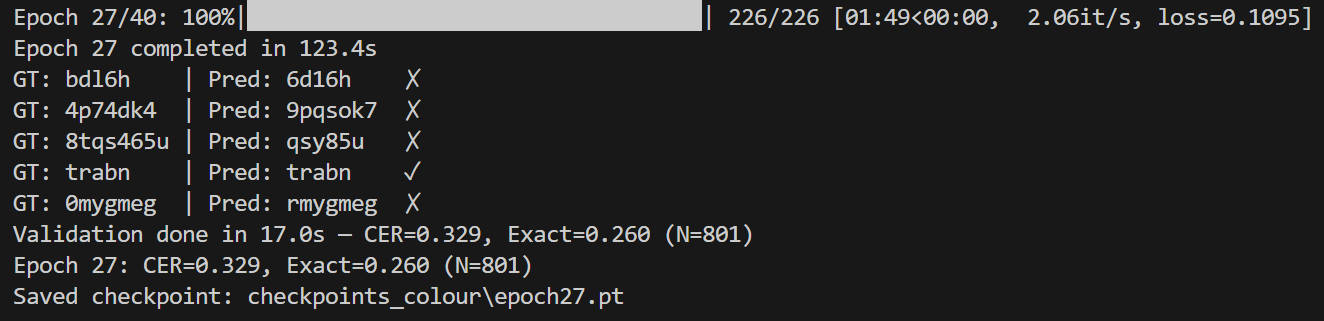
#> input picture image-1.png, 1324 x 321 px
$ python -i image_clip.py   (imports and definitions only)
#> lines starting #> are read from the running program, lines starting #| are printed output that depends on the picture; after the words box and inside, x2 and y2 are one past the last pixel; in counts of white or black regions, pixels touching at a corner belong together
#> further down, picture is the input picture: shape (321, 1324, 3); mean B, G, R 39.6, 39.5, 39.5
import cv2
import numpy as np

def remove_horizontal(img):
    gray = cv2.cvtColor(img, cv2.COLOR_BGR2GRAY)
    edges = cv2.Canny(gray, 50, 150, apertureSize=5)
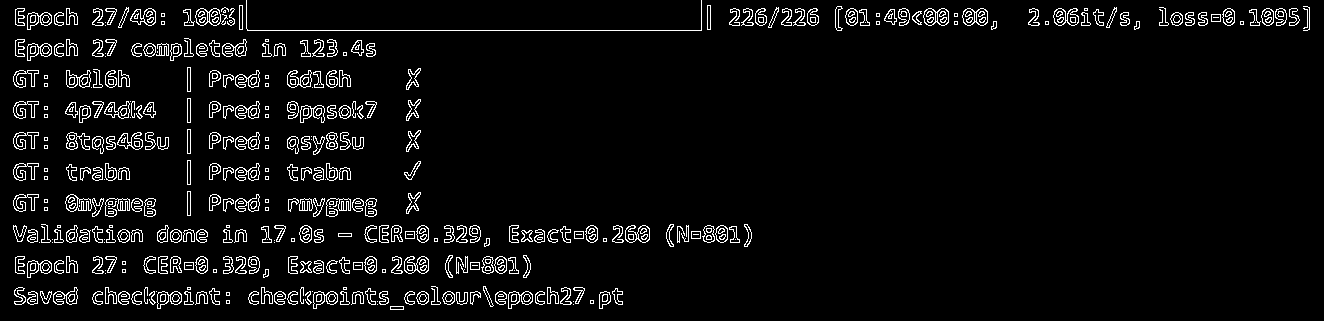
#> edges: shape (321, 1324); 5.1% white in thin lines or dots

    # Detect lines using Probabilistic Hough Transform
    lines = cv2.HoughLinesP(edges, 1, np.pi / 180, 100, minLineLength=50, maxLineGap=10)
#> lines = 172 rows, first 6: [247, 30, 701, 30], [1028, 22, 1139, 22], [249, 294, 387, 294], [405, 301, 473, 301], [417, 239, 489, 239], [509, 232, 597, 232]

    # Create a mask to mark lines for removal
    mask = np.zeros(img.shape[:2], dtype=np.uint8)

    angle_tolerance = 45 # degrees

    if lines is not None:
        for line in lines:
            x1, y1, x2, y2 = line[0]

            # Calculate the angle of the line segment in degrees
            angle_rad = np.arctan2(y2 - y1, x2 - x1)
            angle_deg = np.degrees(angle_rad) % 180 # Normalize to 0-180 range

            # Check if the line is close to 0 or 180 (horizontal)
            # We need to account for both 0-degree and 180-degree near-horizontal lines
            is_horizontal = (angle_deg < angle_tolerance) or (angle_deg > 180 - angle_tolerance)

            if is_horizontal:
                # Draw the line onto the mask
                cv2.line(mask, (x1, y1), (x2, y2), 255, 3)
#> this loop made 172 passes
#> (x1, y1, x2, y2, angle_rad, angle_deg, is_horizontal) on passes 1 to 3: (247, 30, 701, 30, 0, 0, True), (1028, 22, 1139, 22, 0, 0, True), (249, 294, 387, 294, 0, 0, True)
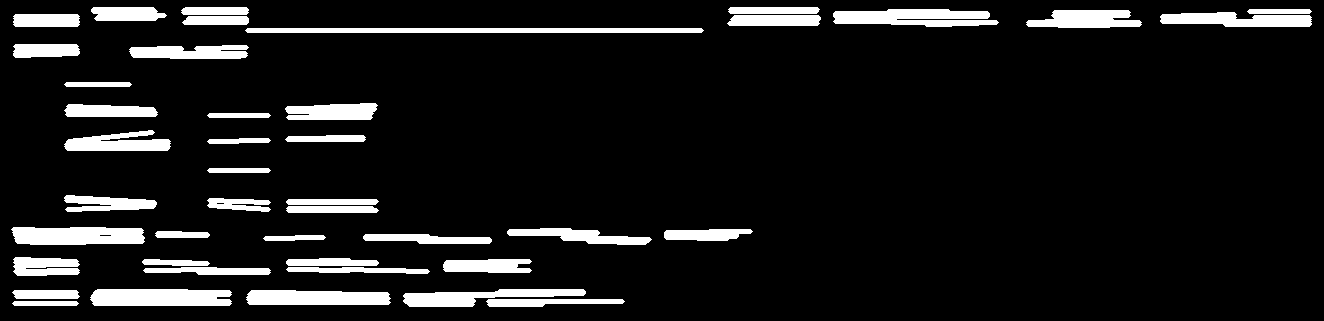
#> mask: shape (321, 1324); 9.8% white; 43 white regions, largest, box (x1, y1, x2, y2) and area: (90, 289, 232, 306) 2284, (245, 28, 704, 33) 2283, (833, 9, 999, 27) 2272

    # Use Inpainting to remove the lines from the original image
    result = cv2.inpaint(img, mask, 3, cv2.INPAINT_TELEA)
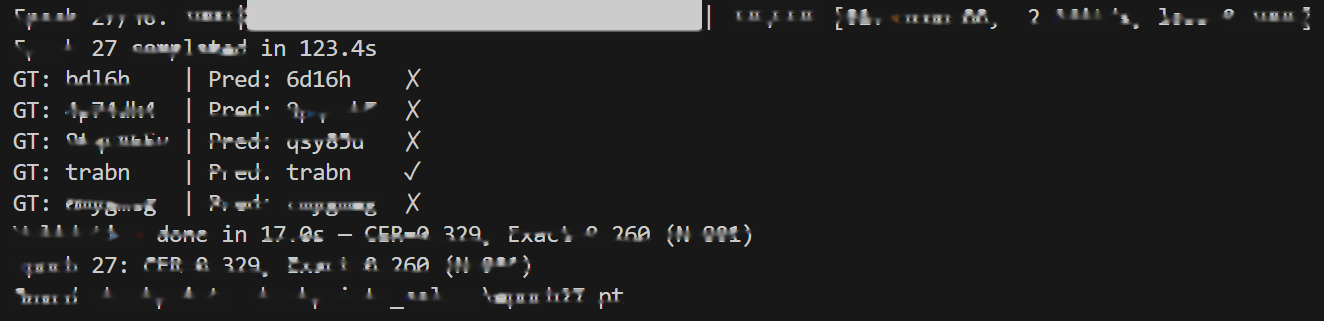
#> result: shape (321, 1324, 3); mean B, G, R 36.8, 36.8, 36.8
    return result

# [104 lines left out: functions make_non_white_black, get_lm_rm, clip_image_to_text, clip_image_normal, resize_with_padding, not called in this run]

>>> import cv2
>>> picture = cv2.imread('../image-1.png')
>>> result = remove_horizontal(picture)

$ run again, on image-2.png
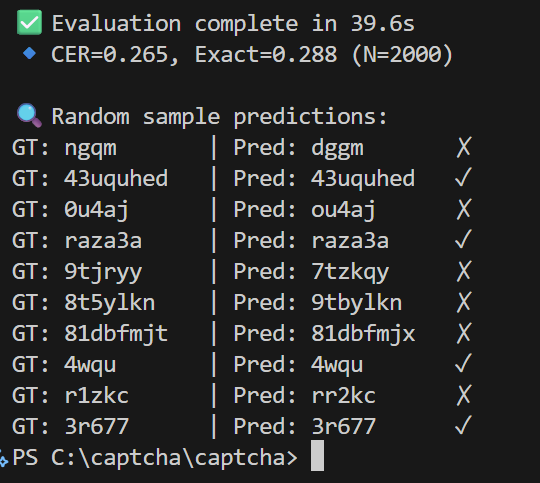
#> input picture image-2.png, 540 x 483 px
#> picture is the input picture: shape (483, 540, 3); mean B, G, R 39.9, 39.9, 39.4
#> in remove_horizontal, `edges = cv2.Canny(gray, 50, 150, apertureSize=5)`:
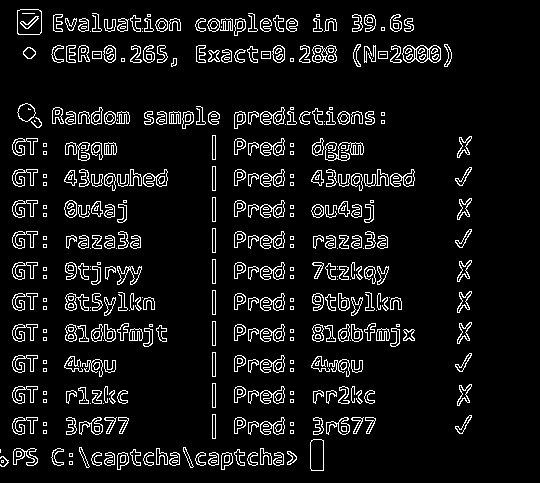
#> edges: shape (483, 540); 7.9% white in thin lines or dots, all inside (x1, y1, x2, y2) = (0, 9, 472, 471)
#> lines = 56 rows, first 6: [215, 438, 215, 111], [212, 438, 212, 111], [196, 28, 296, 28], [390, 59, 450, 59], [52, 114, 128, 114], [196, 53, 284, 52]
#> the loop in remove_horizontal, `for line in lines:` made 56 passes
#> (x1, y1, x2, y2, angle_rad, angle_deg, is_horizontal) on passes 1 to 8: (215, 438, 215, 111, -1.57, 90, False), (212, 438, 212, 111, -1.57, 90, False), (196, 28, 296, 28, 0, 0, True), (390, 59, 450, 59, 0, 0, True), (52, 114, 128, 114, 0, 0, True), (196, 53, 284, 52, -0.0114, 179.3, True), (196, 21, 297, 21, 0, 0, True), (238, 121, 384, 121, 0, 0, True)
#> in remove_horizontal, `result = cv2.inpaint(img, mask, 3, cv2.INPAINT_TELEA)`:
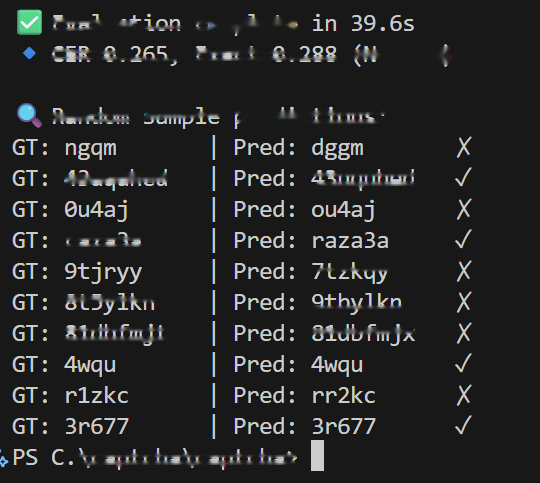
#> result: shape (483, 540, 3); mean B, G, R 37.8, 37.8, 37.3

$ run again, on image-4.png
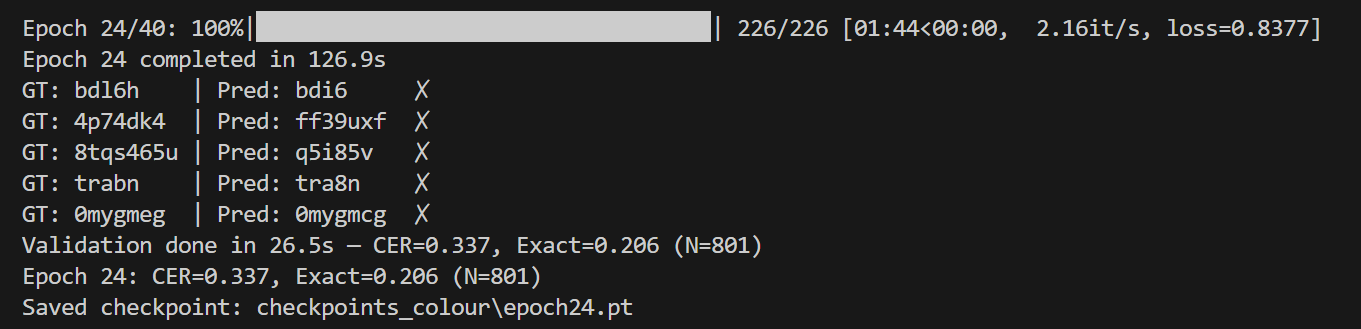
#> input picture image-4.png, 1361 x 329 px
#> picture is the input picture: shape (329, 1361, 3); mean B, G, R 38.7, 38.7, 38.7
#> in remove_horizontal, `edges = cv2.Canny(gray, 50, 150, apertureSize=5)`:
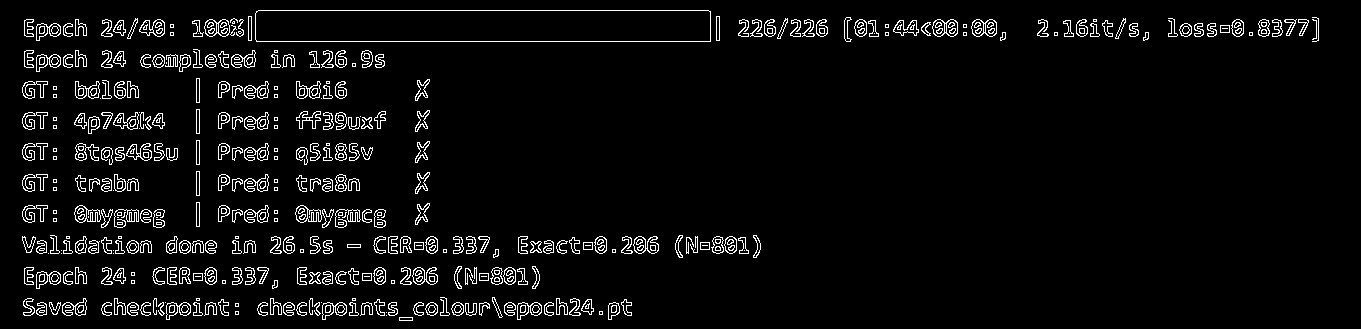
#> edges: shape (329, 1361); 4.9% white in thin lines or dots
#> lines = 173 rows, first 6: [258, 10, 708, 10], [256, 41, 710, 41], [414, 305, 591, 305], [23, 312, 85, 312], [26, 250, 151, 250], [900, 33, 1005, 33]
#> the loop in remove_horizontal, `for line in lines:` made 173 passes
#> (x1, y1, x2, y2, angle_rad, angle_deg, is_horizontal) on passes 1 to 3: (258, 10, 708, 10, 0, 0, True), (256, 41, 710, 41, 0, 0, True), (414, 305, 591, 305, 0, 0, True)
#> in remove_horizontal, `result = cv2.inpaint(img, mask, 3, cv2.INPAINT_TELEA)`:
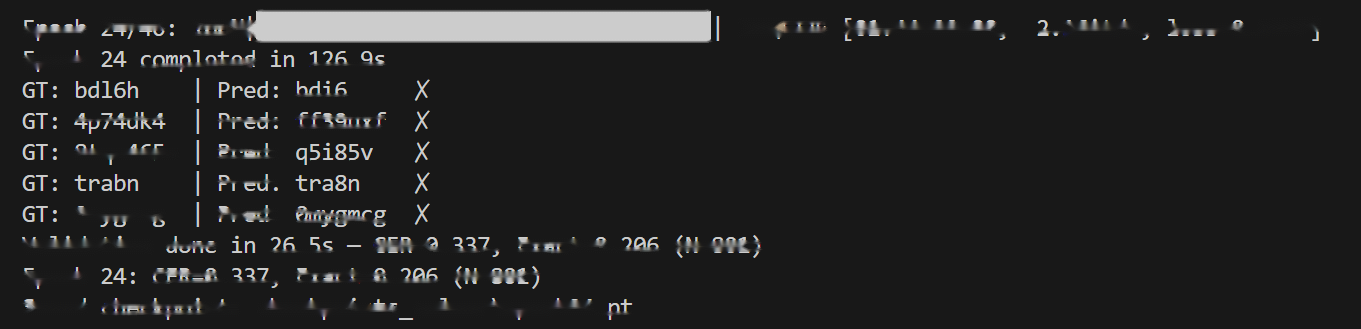
#> result: shape (329, 1361, 3); mean B, G, R 35.9, 35.9, 35.9
